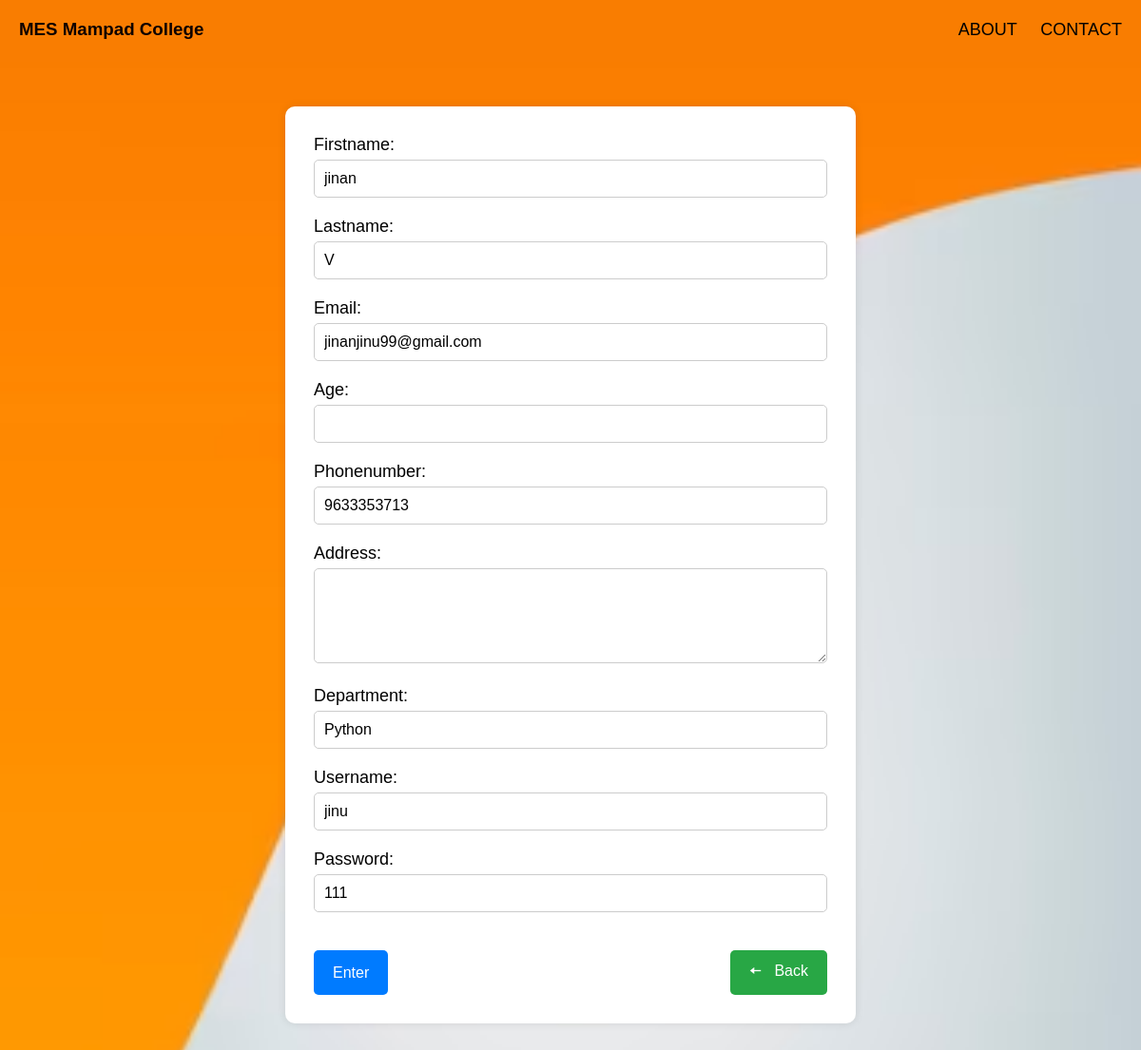
Screenshot of /update/1 with the database file from the repository.
### leave_app/models.py (models this page shows, shortened)
class student(models.Model):
    firstname = models.CharField(max_length=200,null=True)
    lastname = models.CharField(max_length=200,null=True)
    email = models.CharField(max_length=200,null=True)
    age = models.IntegerField(null=True)
    phonenumber = models.IntegerField()
    address =  models.CharField(max_length=200,null=True)
    department = models.CharField(max_length=200,null=True)
    username = models.CharField(max_length=200,null=True)
    password = models.CharField(max_length=200,null=True)

### leave_app/views.py (the view)
# urls.py: path('update/<str:pk>', views.update, name="update"),
def update(request,pk):
    cr = student.objects.get(id=pk)
    form = AddForm(instance = cr)
    if request.method == "POST":
        form = AddForm(request.POST,instance = cr)
        if form.is_valid:
          form.save()
          return redirect("std_details")
    return render(request,'update.html',{'forms':form})

### leave_app/forms.py
class AddForm(forms.ModelForm):
    class Meta:
        model = student
        fields = ('firstname','lastname','email','age','phonenumber','address','department','username','password')
        widgets ={
            'firstname':forms.TextInput(attrs={'class':'form-control'}),
            'lastname':forms.TextInput(attrs={'class':'form-control'}),
            'email':forms.TextInput(attrs={'class':'form-control'}),
            'age':forms.TextInput(attrs={'class':'form-control'}),
            'phonenumber':forms.TextInput(attrs={'class':'form-control'}),
            'address': forms.Textarea(attrs={'class':'form-control'}),
            'department': forms.TextInput(attrs={'class':'form-control'}),
            'username':forms.TextInput(attrs={'class':'form-control'}),
            'password':forms.TextInput(attrs={'class':'form-control'}),
        }

### templates/update.html (shortened to what this page needs)
<!DOCTYPE html>
<html lang="en">
<head>
</head>
<body>
    <nav>
        <h3>MES Mampad College</h3>
        <div class="links">
            <a href="/about">ABOUT</a>
            <a href="/contact">CONTACT</a>
        </div>
    </nav>
    <form method="POST">
        {{ forms.as_p }}
        <div class="buttons">
            <button type="submit">Enter</button>
            <a href="/stddetails"><button>&#129060; &nbsp; Back</button></a>
        </div>
    </form>
</body>
</html>

### templates/update.html (style rules this page uses)
* { margin: 0; padding: 0; box-sizing: border-box; }
body { font-family: Arial, sans-serif; background: url(../static/images/corporate-blank-orange-background-vector-business_53876-166890.avif); background-size: cover; }
nav { color: rgb(14, 0, 0); padding: 20px; display: flex; justify-content: space-between; align-items: center; }
.links a { color: rgb(0, 0, 0); text-decoration: none; margin-left: 20px; font-size: 18px; transition: color 0.3s ease; }
form { max-width: 600px; margin: 50px auto; padding: 30px; background-color: #fff; border-radius: 10px; box-shadow: 0 0 10px rgba(0, 0, 0, 0.1); }
label { font-size: 18px; display: block; margin-bottom: 5px; }
input, textarea { width: 100%; padding: 10px; margin-bottom: 20px; border-radius: 5px; border: 1px solid #ccc; font-size: 16px; }
textarea { height: 100px; }
.buttons { display: flex; justify-content: space-between; margin-top: 20px; }
button { padding: 10px 20px; background-color: #007bff; color: white; border: none; border-radius: 5px; cursor: pointer; font-size: 16px; transition: background-color 0.3s ease; }
a button { padding: 10px 20px; background-color: #28a745; color: white; border: none; border-radius: 5px; cursor: pointer; font-size: 16px; text-decoration: none; transition: background-color 0.3s ease; }

### rows the page displays
student: firstname "jinan", lastname "V", email "jinanjinu99@gmail.com", phonenumber "9633353713", department "Python", username "jinu", password "111"
